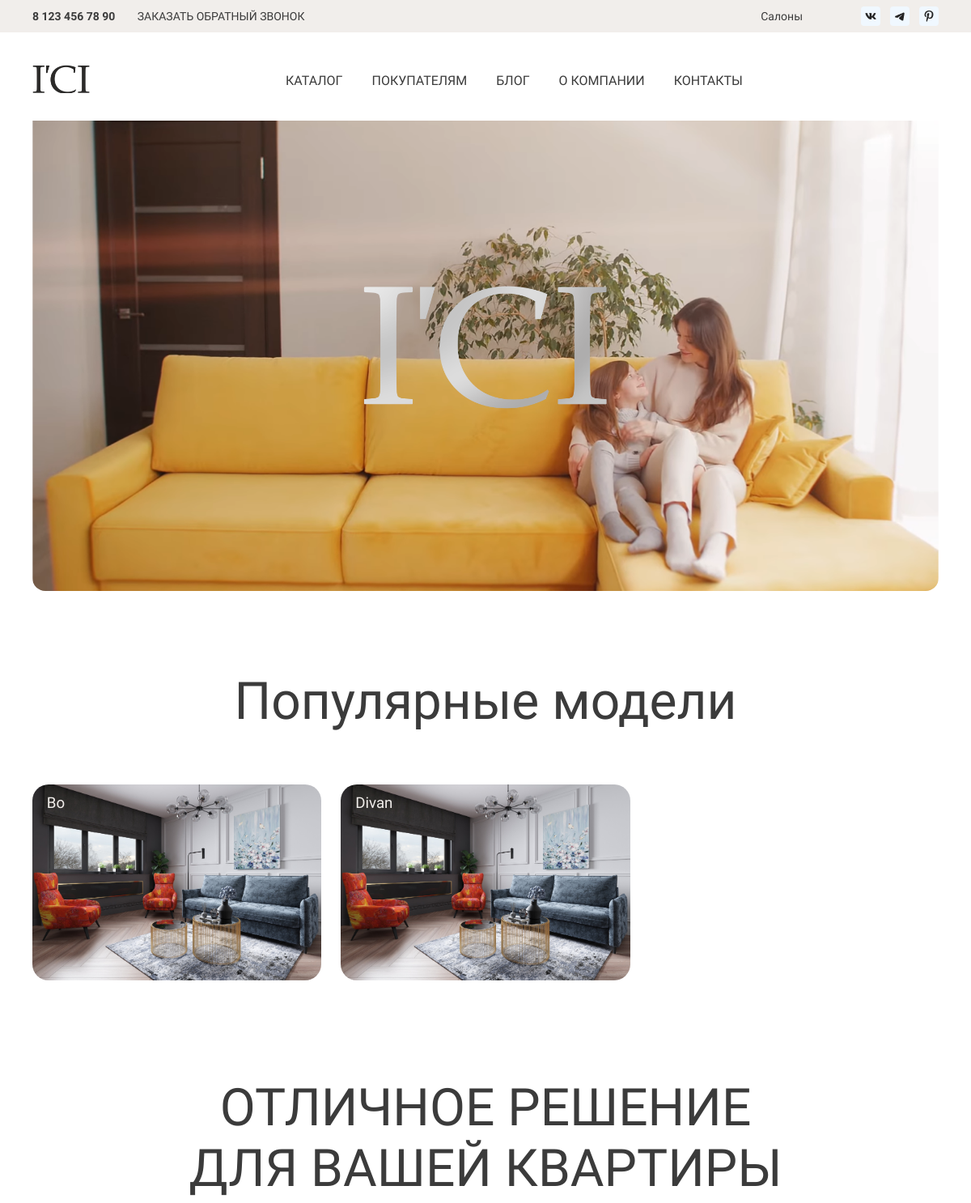
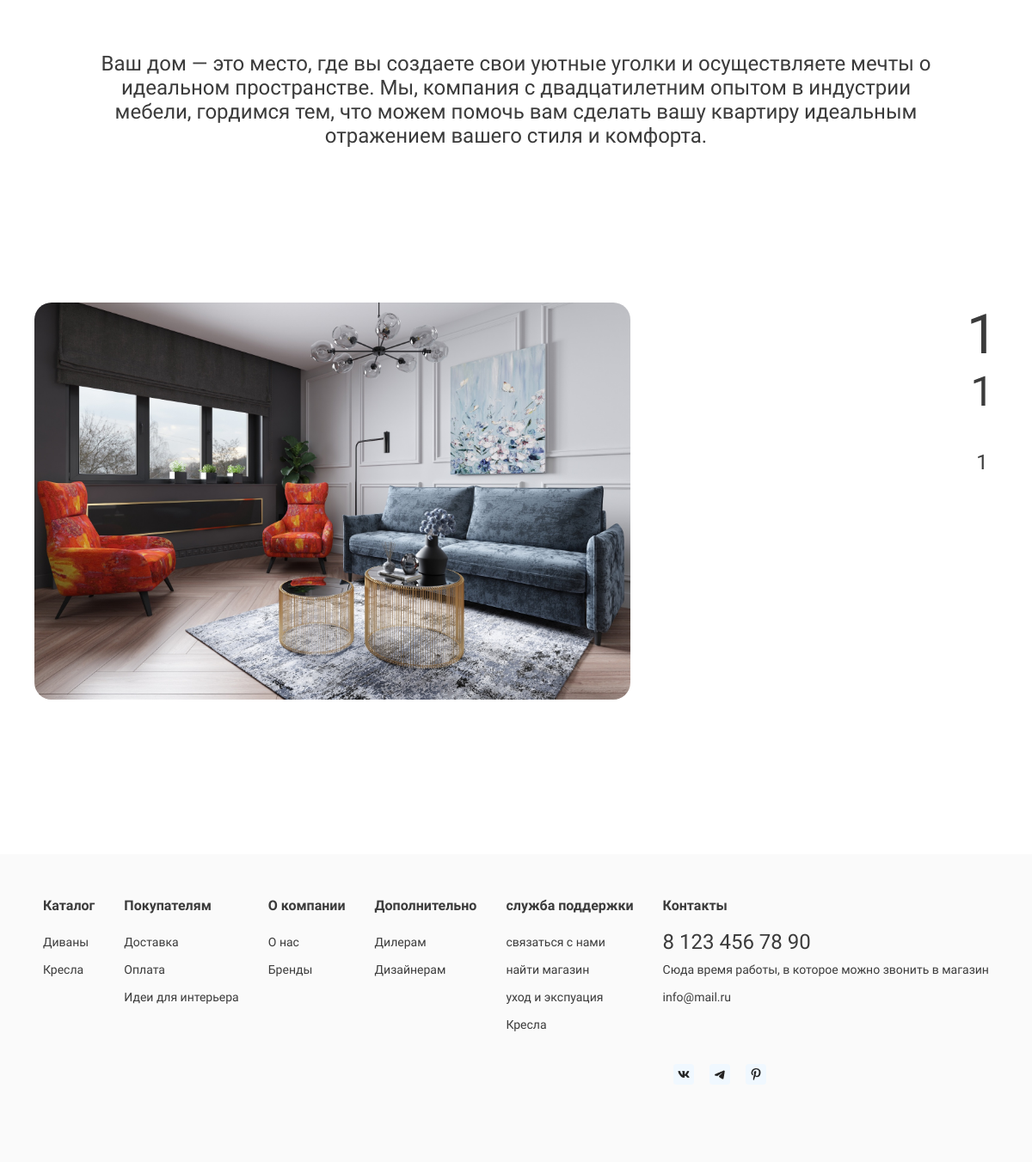
The page / on the database its author committed (2 pictures, top to bottom).
### icistore/models.py (models this page shows, shortened)
class MainPageContent(models.Model):
    video = models.FileField(upload_to=f"{timezone.now().year}/{timezone.now().month:02d}/{timezone.now().day:02d}", null=True, blank=True, verbose_name="Видео")
    videoImage = models.ImageField(upload_to=f"{timezone.now().year}/{timezone.now().month:02d}/{timezone.now().day:02d}", null=True, blank=True, verbose_name="Картинка Видео")
    advantages = models.ManyToManyField('Advantage', verbose_name="Преимущества")
    class Meta:
        verbose_name = "Видео для главной страницы"
        verbose_name_plural = "Видео для главной страницы"

class Product(models.Model):
    title = models.CharField(max_length=200, verbose_name="Название", unique=True)
    subtitle = models.ForeignKey(Type, on_delete=models.CASCADE, null=True ,blank=True, verbose_name="Вид")
    description = models.TextField(blank=True, null=True, verbose_name="описание")
    meta_description = models.TextField(blank=True, null=True, verbose_name="SEO описание")
    meta_keywords = models.CharField(max_length=255, blank=True, null=True, verbose_name="SEO ключеве слова")
    category = models.ForeignKey(Category, on_delete=models.CASCADE, verbose_name="Категория", null=True, blank=True)
    materials = models.ManyToManyField(Material, blank=True, verbose_name="Материал ткани",)
    images = models.ManyToManyField(ImageModel, blank=True, verbose_name="Фото", )
    form = models.ForeignKey(FormProduct, on_delete=models.CASCADE, verbose_name="Форма", null=True, blank=True)
    size = models.ForeignKey(Size, on_delete=models.CASCADE, verbose_name="Размер (Д x Ш x В)", null=True, blank=True)
    has_sleeper = models.ForeignKey(Sleeper, on_delete=models.CASCADE, verbose_name="спальное место", null=True, blank=True)
    appearance = models.ForeignKey(Appearance, on_delete=models.CASCADE, verbose_name="Форма спинки", null=True, blank=True)
    supports = models.ForeignKey(Supports, on_delete=models.CASCADE, verbose_name="Опоры", null=True, blank=True)
    armrests = models.ForeignKey(Armrests, on_delete=models.CASCADE, verbose_name="Подлокотники", null=True, blank=True)
    manufacturer = models.CharField(max_length=100, blank=True, verbose_name="Производитель")
    country = models.CharField(max_length=100, blank=True, verbose_name="Страна")
    delivery_days = models.IntegerField(default=0, verbose_name="Доставка в днях")
    warranty = models.CharField(max_length=100, blank=True, verbose_name="гарантия")
    price = models.IntegerField(default=False, blank=True, verbose_name="Цена")
    is_published = models.BooleanField(default=True, verbose_name="Опубликован")
    is_top_product = models.BooleanField(default=False, verbose_name="Популярный")
    class Meta:
        verbose_name = "Продукт"
        verbose_name_plural = "Продукты"

class ImageModel(models.Model):
    image = models.ImageField(upload_to=f"{timezone.now().year}/{timezone.now().month:02d}/{timezone.now().day:02d}")
    class Meta:
        verbose_name = "Картинка"
        verbose_name_plural = "Картинки"

class Advantage(models.Model):
    title = models.CharField(max_length=100, verbose_name="Заголовок")
    subtitle = models.CharField(max_length=100, verbose_name="Подзаголовок")
    description = models.TextField(verbose_name="Описание")
    image = models.ImageField(upload_to=f"{timezone.now().year}/{timezone.now().month:02d}/{timezone.now().day:02d}", verbose_name="Заголовок")
    class Meta:
        verbose_name = "Преимущества для главной страницы"
        verbose_name_plural = "Преимущества для главной страницы"

class Category(models.Model):
    name = models.CharField(max_length=100, unique=True)
    images = models.ImageField( blank=True, verbose_name="Иконка категории", default="", null=True)
    class Meta:
        verbose_name = "Категория"
        verbose_name_plural = "Категории"
    def __str__(self):
        return self.name

### icistore/views.py (the view)
# urls.py: path('', icihome, name="home"),
def icihome(request):
    if MainPageContent.objects.all() and Category.objects.all():
        allCategory = Category.objects.all()
        allproduct = Product.objects.filter(is_top_product=True)[:5]
        content = MainPageContent.objects.get()
        return render(request, 'icistore/home.html',context={'content': content, 'allproduct': allproduct, 'allCategory': allCategory})
    elif Category.objects.all() :
        allCategory = Category.objects.all()
        allproduct = Product.objects.filter(is_top_product=True)[:5]
        return render(request, 'icistore/home.html',context={'allproduct': allproduct, 'allCategory': allCategory})
    elif MainPageContent.objects.all():
        content = MainPageContent.objects.get()
        return render(request, 'icistore/home.html',context={'content': content})
    else:
        return render(request, 'icistore/home.html')

### icistore/templates/icistore/home.html (shortened to what this page needs)
{% extends 'base.html' %}
{% load static %}
{% block content %}
 <main class="main">
    {% if content.videoImage and content.video %}
    <section class="video-section">
        <div class="wrapper">
            <div class="video-wrapper">
                <img src="{{ content.videoImage.url }}" alt="{{ content.video.url }}" class="video-placeholder">
                <video id="myVideo" loop autoplay muted>
                </video>
                <img src="{% static 'img/logow.png' %}" alt="Логотип" class="video-logo">
            </div>
        </div>
    </section>
    {% endif %}
    {% if allproduct %}
    <section class="product">
        <h2 class="title product__title title--section">Популярные модели</h2>
        <div class="wrapper product__wrapper">
             {% for product in allproduct %}
            <a href="{% url 'detail' category_name=product.category product_name=product.title %}" class="card-product">
                <h3 class="card-product__title">{{ product.title }}</h3>
                {% if product.images.first %}
                    <img src="{{ product.images.first.image.url }}" alt="{{ product.title }}" class="product__img">
                {% endif %}
            </a>
            {% endfor %}
        </div>
    </section>
    {% endif %}
    {% if content.advantages.all %}
    <section class="advantage">
        <h2 class="title  title--section">ОТЛИЧНОЕ РЕШЕНИЕ ДЛЯ ВАШЕЙ КВАРТИРЫ</h2>
        <p class="desc desc--section  ">
            Ваш дом — это место, где вы создаете свои уютные уголки и осуществляете мечты о идеальном пространстве. Мы, компания с двадцатилетним опытом в индустрии мебели, гордимся тем, что можем помочь вам сделать вашу квартиру идеальным отражением вашего стиля и комфорта.
        </p>
        <div class="wrapper advantage__wrapper">
             {% for advantage in content.advantages.all %}
            <div class="advantage-item advantage-item--padding">
                <img src="{{ advantage.image.url }}" alt="{{ advantage.title }}" class="advantage-item__img">
                <div class="advantage-col">
                    <h3 class="title advantage-item__title">{{ advantage.title }}</h3>
                    <span class="subtitle advantage-item__subtitle">{{ advantage.subtitle }}</span>
                    <p class="desc advantage-item__desc">{{ advantage.description }}</p>
                </div>
            </div>
            {% endfor %}
        </div>
    </section>
    {% endif %}
  </main>
{% endblock content %}

### templates/base.html (shortened to what this page needs)
<!DOCTYPE html>
{% load static %}
<html lang="en">
<head>
    <link rel="stylesheet" href="{% static 'style/style.css' %}">
</head>
<body>
{% include 'header.html' %}
{% block content %}
{% endblock content %}
{% include 'footer.html' %}
</body>
</html>

### templates/header.html (shortened to what this page needs)
{% load static %}
<header class="header">
        <div class="wrapper header__wrapper">
            <div class="header__top">
                <div class="header__top-item">
                    <a href="tel:81234567890" class="header__phone">8 123 456 78 90</a>
                    <span class="header__phone-description">Заказать обратный звонок</span>
                </div>
                <div class="header__top-item social header__social">
                    <a href="#" class="header__salons-link">Салоны</a>
                    <a href="#" class="social-link">
                        <img src="{% static 'img/social/vk.png' %}" alt="Социальные сети">
                    </a>
                    <a href="#" class="social-link">
                        <img src="{% static 'img/social/tg.png' %}" alt="Социальные сети">
                    </a>
                    <a href="#" class="social-link">
                        <img src="{% static 'img/social/pres.png' %}" alt="Социальные сети">
                    </a>
                </div>
            </div>
            <div class="header__bottom">
                <div class="header__bottom-item logo">
                    <a href="{% url 'home' %}">
                                          <img  src="{% static 'img/logobw.png' %}" alt="Логотип" class="header__logo">
                    </a>
                </div>
                <nav class="header__nav">
                    <ul class="header__nav-list">
                    {% if categories %}
                        <li class="header__nav-item">
                            <span  class="header__nav-link">Каталог</span>
                        </li>
                     {% endif %}
                        <li class="header__nav-item"><a href="#2" class="header__nav-link">Покупателям</a></li>
                        <li class="header__nav-item"><a href="#3" class="header__nav-link">Блог</a></li>
                        <li class="header__nav-item"><a href="#4" class="header__nav-link">О Компании</a></li>
                        <li class="header__nav-item"><a href="#5" class="header__nav-link">Контакты</a></li>
                    </ul>
                </nav>
            </div>
        </div>
    </header>

### templates/footer.html (shortened to what this page needs)
{% load static %}
 <footer class="footer">
    <div class="wrapper footer__wrapper">
        <div class="footer__col">
            <h4 class="title footer__title">Каталог</h4>
            {% for category in categories %}
                <a href="" class="footer__link">{{ category.name }}</a>
            {% endfor %}
        </div>
        <div class="footer__col">
            <h4 class="title footer__title">Покупателям</h4>
            <a href="" class="footer__link">Доставка</a>
            <a href="" class="footer__link">Оплата</a>
            <a href="" class="footer__link">Идеи для интерьера</a>
        </div>
        <div class="footer__col">
            <h4 class="title footer__title">О компании</h4>
            <a href="" class="footer__link">О нас</a>
            <a href="" class="footer__link">Бренды </a>
        </div>
        <div class="footer__col">
            <h4 class="title footer__title">Дополнительно</h4>
            <a href="" class="footer__link">Дилерам</a>
            <a href="" class="footer__link">Дизайнерам </a>
        </div>
        <div class="footer__col">
            <h4 class="title footer__title">служба поддержки</h4>
            <a href="" class="footer__link">связаться с нами</a>
            <a href="" class="footer__link">найти магазин</a>
            <a href="" class="footer__link">уход и экспуация</a>
            <a href="" class="footer__link">Кресла</a>
        </div>
        <div class="footer__col">
            <h4 class="title footer__title">Контакты</h4>
            <a href="" class="footer__link footer__link--phone">8 123 456 78 90</a>
            <a href="" class="footer__link">Сюда время работы, в которое можно
                звонить в магазин</a>
            <a href="" class="footer__link">info@mail.ru</a>
            <div class="social footer__social">
                <a href="#" class="social-link">
                    <img src="{% static 'img/social/vk.png' %}" alt="Социальные сети">
                </a>
                <a href="#" class="social-link">
                    <img src="{% static 'img/social/tg.png' %}" alt="Социальные сети">
                </a>
                <a href="#" class="social-link">
                    <img src="{% static 'img/social/pres.png' %}" alt="Социальные сети">
                </a>
            </div>
        </div>
    </div>
  </footer>

### rows shown on the page
MainPageContent: videoImage (picture)
Product: title "Bo", images.first.image (picture)
Product: title "Divan", images.first.image (picture)
Advantage: image (picture), title "1", subtitle "1", description "1"
Category: name "Диваны"
Category: name "Кресла"
